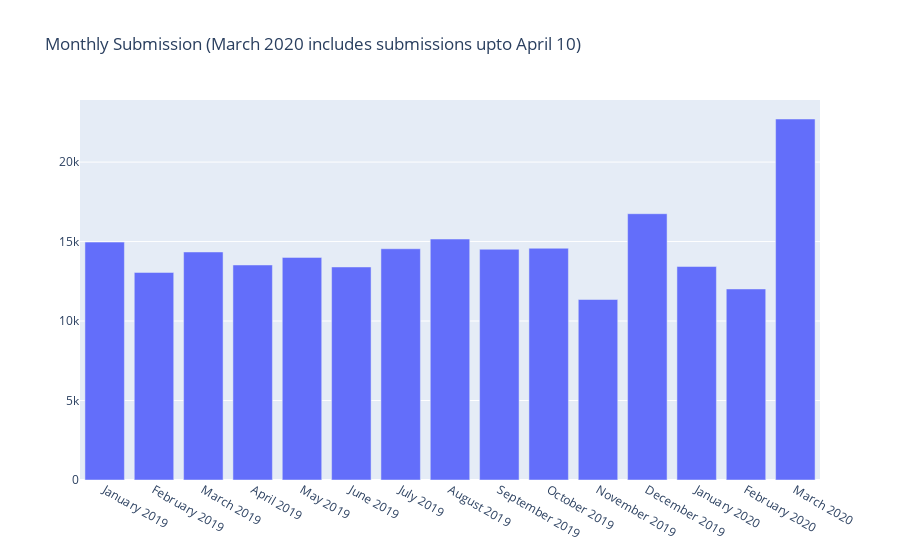

Notebook source saved alongside this figure:
### Markdown cell above
#### Monthly submissions plot

### Code cell
# monthly submissions
fig = go.Figure()
fig.add_trace(go.Bar(x=months, y=submissions))
fig.update_layout(
    title="Monthly Submissions (March 2020 includes submissions upto April 10)"
)
fig.show()

### Figure 1 — Plotly figure (JSON) as saved in the notebook; plotly's stock layout.template omitted (floating-point values rounded to 4 significant figures)
{"data": [{"type": "bar", "x": ["January 2019", "February 2019", "March 2019", "April 2019", "May 2019", "June 2019", "July 2019", "August 2019", "September 2019", "October 2019", "November 2019", "December 2019", "January 2020", "February 2020", "March 2020"], "y": [14966, 13059, 14345, 13527, 14004, 13402, 14547, 15160, 14516, 14580, 11355, 16752, 13429, 12018, 22710]}], "layout": {"autosize": true, "title": {"text": "Monthly Submission (March 2020 includes submissions upto April 10)"}, "xaxis": {"autorange": true, "range": [-0.5, 14.5], "type": "category"}, "yaxis": {"autorange": true, "range": [0, 23910.0], "type": "linear"}}}
